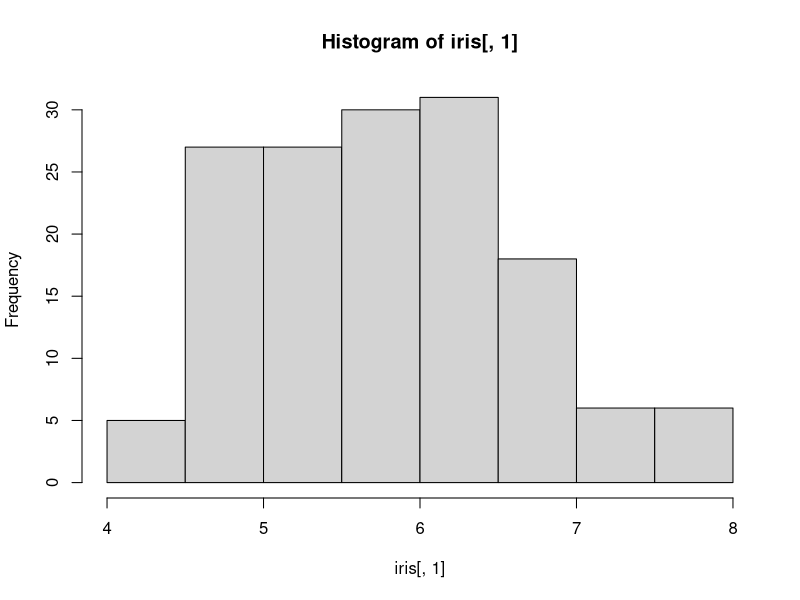

Recreate this plot in R. (Note: this script raises an error after producing the figure.)
##### BERNOLIAN NAIVE BAYES #####

outlook<-c("R","R","O","S","S","S","O","R","R","S","R","O","O","S")
outlook
outlook<-as.factor(outlook)
outlook
levels(outlook)<-c("Overcast", "Rainy", "Sunny")

temperature<-c(2,2,2,1,0,0,0,1,0,1,1,1,2,1)
temperature
temperature<-as.factor(temperature)
temperature
levels(temperature)<-c("Cold", "Mild", "Hot")

humidity<-c(0,0,0,0,1,1,1,0,1,1,1,0,1,0)
humidity
humidity<-as.factor(humidity)
humidity
levels(humidity)<-c("Humid","Not Humid")

windy<-c(0,1,0,0,0,1,1,0,0,0,1,1,0,1)
windy
windy<-as.factor(windy)
windy
levels(windy)<-c("No","Yes")

play<-c(0,0,1,1,1,0,1,0,1,1,1,1,1,0)
play
play<-as.factor(play)
play
levels(play)<-c("No","Yes")

##### Compilation

data<-cbind.data.frame(outlook,temperature,humidity,windy,play)
data

tab1<-xtabs(~play+outlook, data = data)
tab1
tab2<-xtabs(~play+temperature, data = data)
tab2
tab3<-xtabs(~play+humidity, data = data)
tab3
tab4<-xtabs(~play+windy, data = data)
tab4

dataY<-data[data$play=="Yes",-5]
dataY
dataN<-data[data$play=="No",-5]
dataN

dim(dataY)
dataY$outlook
sum(dataY$outlook=="Sunny")

pP1<-dim(dataY)[1]/dim(data)[1]
pP0<-1-pP1

##### Conditional Probabilities 

#outlook
p0s_P1<-sum(dataY$outlook=="Sunny")/dim(dataY)[1]
p0s_P1
p0s_P0<-sum(dataN$outlook=="Sunny")/dim(dataN)[1]
p0s_P0

#humidity
pHn_P1<-sum(dataY$humidity=="Not Humid")/dim(dataY)[1]
pHn_P1
pHn_P0<-sum(dataN$humidity=="Not Humid")/dim(dataN)[1]
pHn_P0

#temperature
pTh_P1<-sum(dataY$temperature=="Hot")/dim(dataY)[1]
pTh_P1
pTh_P0<-sum(dataN$temperature=="Hot")/dim(dataN)[1]
pTh_P0

#windy
pWn_P1<-sum(dataY$windy=="No")/dim(dataY)[1]
pWn_P1
pWn_P0<-sum(dataN$windy=="No")/dim(dataN)[1]
pWn_P0

summary(dataN)
summary(dataY)

P1<-p0s_P1*pHn_P1*pTh_P1*pWn_P1
P1
P0<-p0s_P0*pHn_P0*pTh_P0*pWn_P0
P0
Final_Prob<-P1/(P1+P0)
Final_Prob

##### GAUSSIAN NAIVE BAYES #####

iris
str(iris)
summary(iris)
hist(iris[,1])   #change value of 1,2,3,4

mu1<-mean(iris[,1])
mu2<-mean(iris[,2])
mu3<-mean(iris[,3])
mu4<-mean(iris[,4])

v1<-var(iris[,1])
v2<-var(iris[,2])
v3<-var(iris[,3])
v4<-var(iris[,4])

levels(iris$Species)
d.setosa<-iris[iris$Species=="setosa",-5]
d.setosa

d.versicolor<-iris[iris$Species=="versicolor",-5]
d.versicolor

d.virginica<-iris[iris$Species=="virginica",-5]
d.virginica

#setosa
mu.s<-c(mean(d.setosa$Sepal.Length),mean(d.setosa$Sepal.Width),mean(d.setosa$Petal.Length),mean(d.setosa$Petal.Width))
mu.s
sig.s<-as.vector(diag(cov(d.setosa)))
sig.s
pSL_S<-dnorm((5.1-mu.s[1])/sqrt(sig.s[1]))
pSW_S<-dnorm((3.8-mu.s[2])/sqrt(sig.s[2]))
pPL_S<-dnorm((1.9-mu.s[3])/sqrt(sig.s[3]))
pPW_S<-dnorm((1.05-mu.s[4])/sqrt(sig.s[4]))

PSet<-pSL_S*pSW_S*pPL_S*pPW_S
PSet

#versicolor
mu.v<-c(mean(d.versicolor$Sepal.Length),mean(d.versicolor$Sepal.Width),mean(d.versicolor$Petal.Length),mean(d.versicolor$Petal.Width))
mu.v
sig.v<-as.vector(diag(cov(d.versicolor)))
sig.v
pSL_v<-dnorm((5.1-mu.v[1])/sqrt(sig.v[1]))
pSW_v<-dnorm((3.8-mu.v[2])/sqrt(sig.v[2]))
pPL_v<-dnorm((1.9-mu.v[3])/sqrt(sig.v[3]))
pPW_v<-dnorm((1.05-mu.v[4])/sqrt(sig.v[4]))

PVer<-pSL_v*pSW_v*pPL_v*pPW_v
PVer

#virginica
mu.vi<-c(mean(d.virginica$Sepal.Length),mean(d.virginica$Sepal.Width),mean(d.virginica$Petal.Length),mean(d.virginica$Petal.Width))
mu.vi
sig.vi<-as.vector(diag(cov(d.virginica)))
sig.vi
pSL_vi<-dnorm((5.1-mu.vi[1])/sqrt(sig.vi[1]))
pSW_vi<-dnorm((3.8-mu.vi[2])/sqrt(sig.vi[2]))
pPL_vi<-dnorm((1.9-mu.vi[3])/sqrt(sig.vi[3]))
pPW_vi<-dnorm((1.05-mu.vi[4])/sqrt(sig.vi[4]))

PVir<-pSL_vi*pSW_vi*pPL_vi*pPW_vi
PVir

PSetosa<-PSet/(PSet+PVer+PVir)
PSetosa
PVersicolor<-PVer/(PSet+PVer+PVir)
PVersicolor
PVirginica<-PVir/(PSet+PVer+PVir)
PVirginica



##### PRACTICE (Orange) #####

Orange
summary(Orange)
colnames(Orange)

Orange$Tree<-as.factor(as.numeric(Orange$Tree))
Orange$age<-as.factor(as.numeric(Orange$age))
Orange$circumference<-as.factor(as.numeric(Orange$circumference))

levels(Orange$Tree)
T.1<-Orange[Orange$Tree==1,-3]
T.1

T.2<-Orange[Orange$Tree==2,-3]
T.2

T.3<-Orange[Orange$Tree==3,-3]
T.3

T.4<-Orange[Orange$Tree==3,-3]
T.4

T.5<-Orange[Orange$Tree==3,-3]
T.5

#Tree 1
mu.t1<-c(mean(T.1$age),mean(T.2$circumference))
mu.t1
sig.t1<-as.vector(diag(cov(T.1)))
sig.t1
pag_t1<-dnorm((1200-mu.t1[2])/sqrt(sig.t1[2]))
pci_t1<-dnorm((161-mu.t1[3])/sqrt(sig.t1[3]))

Pt1<-pag_t1*pci_t1
Pt1





